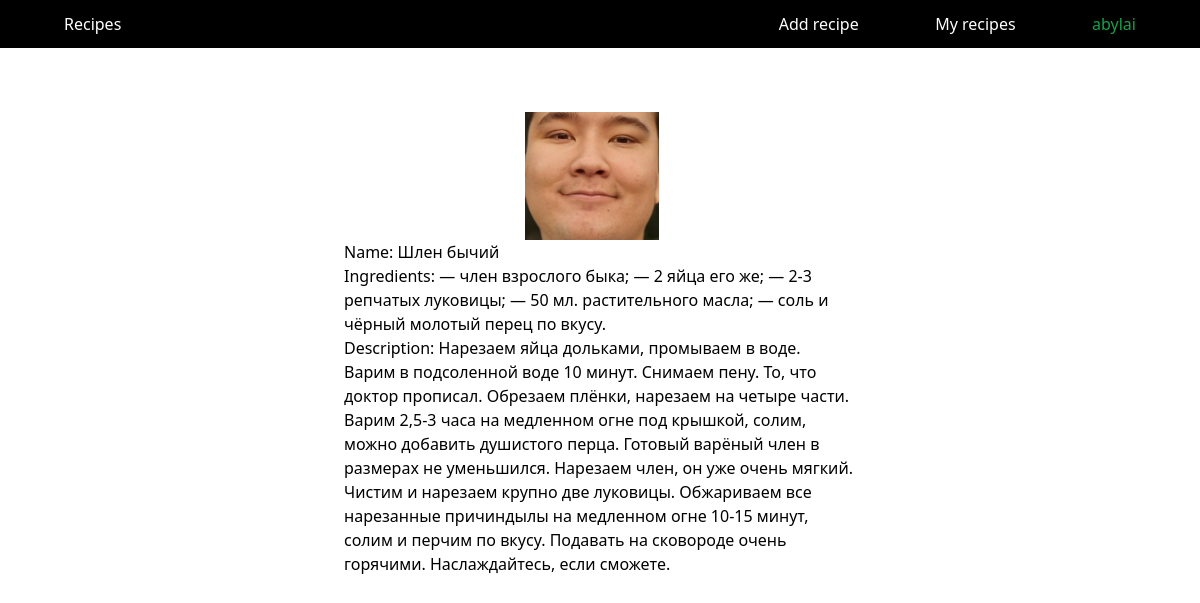
Page /my_recipes/2/ (signed in) on the committed database.
### core/models.py (models this page shows, shortened)
class Recipe(models.Model):
    name = models.CharField(max_length=120)
    image = models.ImageField()
    ingredients = models.TextField()
    description = models.TextField()
    author = models.ForeignKey(User, on_delete=models.CASCADE)

### core/views.py (the view)
# urls.py: path('my_recipes/<author_id>/', my_recipes, name="my_recipes"),
def my_recipes(request, author_id):
    if author_id is not None:
        recipes = Recipes.objects.filter(author_id=author_id)
        return render(request, 'core/my_recipes.html', {'recipes':recipes})
    else:
        messages.success(request, ("You need to login first of all!"))
        return redirect('index')

### core/templates/core/my_recipes.html
{% extends 'core/base.html' %}
{% block content %}
{% if user.is_authenticated %}
    {% for recipe in recipes %}
    <div class="image mr-4 h-32 w-42 overflow-hidden">
        <img class="object-contain w-full h-full" src="{{ recipe.image.url }}">
    </div>
    <div>Name: {{recipe.name}}</div>
    <div>Ingredients: {{recipe.ingredients}}</div>
    <div>Description: {{recipe.description}}</div>
    {% endfor %}
{% else %}
<p>Please <a href="{% url 'login' %}">log in</a> or <a href="{% url 'register_user' %}">register</a> to leave a comment.</p>
{% endif %}
{% endblock content %}

### core/templates/core/base.html (shortened to what this page needs)
<html lang="en">
<head>
    <script src="https://cdn.tailwindcss.com"></script>
</head>
<body>
    <nav>
        <div class="w-full py-3 px-16 bg-black flex text-white">
            <div class="flex basis-8/12">
                <a class="hover:underline" href="/">Recipes</a>
            </div>
            <div class="flex basis-4/12 justify-between">
                <a class="hover:underline" href="{% url "addRecipe" %}">Add recipe</a>
                {% if user.is_authenticated %}
                <a class="hover:underline" href="{% url 'my_recipes' user.id %}">My recipes</a>
                <a class="text-green-600 hover:underline" href="{% url "logout" %}">{{ user.username }}</a>
                {% else %}
                <a class="hover:underline" href="{% url "login" %}">Login</a>
                <a class="hover:underline" href="{% url "register_user" %}">Register</a>
                {% endif %}
            </div>
        </div>
    </nav>
    <div class="max-w-lg mx-auto my-0">
        <div class="w-full flex flex-col my-16">
            {% block content %}{% endblock content %}
        </div>
    </div>
</body>
</html>

### rows in the picture
Recipe: image (picture), name "Шлен бычий", ingredients "— член взрослого быка; — 2 яйца его же; — 2-3 репчатых луковицы; — 50 мл. растительного масла; — соль и чёрный молотый перец по вкусу.", description "Нарезаем яйца дольками, промываем в воде. Варим в подсоленной воде 10 минут. Снимаем пену. То, что доктор прописал. Обрезаем плёнки, нарезаем на четыре части. Варим 2,5-3 часа на медленном огне под крышкой, солим, можно добавить душистого перца. Готовый варёный член в размерах не уменьшился. Нарезаем член, он уже очень мягкий. Чистим и нарезаем крупно две луковицы. Обжариваем все нарезанные причиндылы на медленном огне 10-15 минут, солим и перчим по вкусу. Подавать на сковороде очень горячими. Наслаждайтесь, если сможете."

### other values in the picture
{{ user.username }} "abylai"
